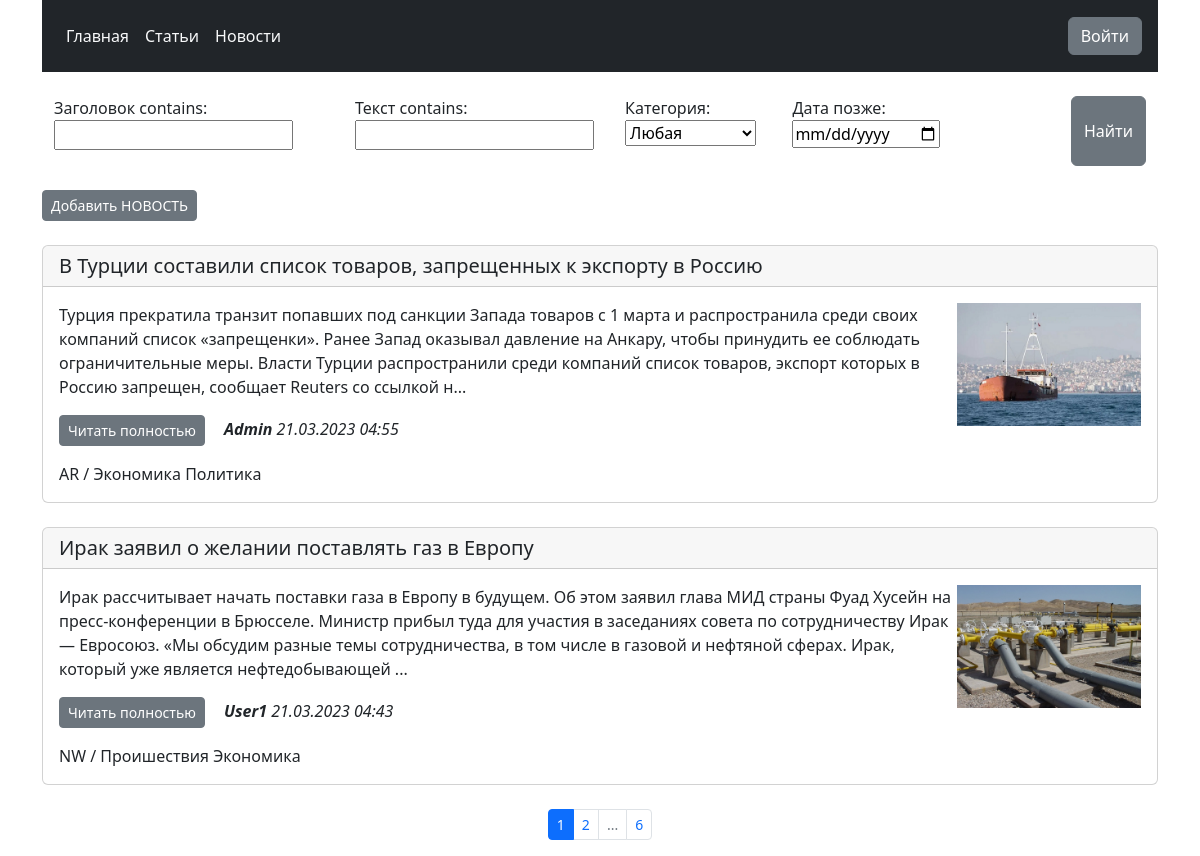
/posts/, run on the app's committed database.
### app/models.py (models this page shows, shortened)
class Post(models.Model):
    NEWS = 'NW'
    ARTICLE = 'AR'
    CATEGORY_CHOICES = ((NEWS, 'Новость'), (ARTICLE, 'Статья'))
    type_category = models.CharField(max_length=2, choices=CATEGORY_CHOICES, default=ARTICLE,
                                     verbose_name='Тип категории')
    post_title = models.CharField('Заголовок', max_length=128)
    post_text = models.TextField('Текст', max_length=2048)
    post_author = models.ForeignKey(Author, on_delete=models.CASCADE)
    post_category = models.ManyToManyField(Category, through='PostCategory', verbose_name='Категория')
    post_rating = models.SmallIntegerField(default=0)
    post_date = models.DateTimeField(auto_now_add=True, verbose_name='Дата создания')
    post_date_update = models.DateTimeField(auto_now=True, verbose_name='Дата изменения')
    post_photo = models.ImageField(upload_to="photos/%Y/%m/%d/", blank=True)
    class Meta:
        verbose_name = 'Пост'
        verbose_name_plural = 'Посты'
        ordering = ['-post_date', 'post_title']
    def preview(self):
        return self.post_text[0:350] + '...'
    def get_absolute_url(self):
        return reverse('post', kwargs={'post_id': self.pk})

class Author(models.Model):
    author_user = models.OneToOneField(User, on_delete=models.CASCADE)
    author_rating = models.SmallIntegerField(default=0)
    class Meta:
        verbose_name = 'Автор'
        verbose_name_plural = 'Авторы'

class Category(models.Model):
    name = models.CharField(max_length=64, unique=True, verbose_name='Категория')
    subscribers = models.ManyToManyField(User, related_name='category')
    def __str__(self):
        return self.name

### app/views.py (the view)
# urls.py: path('posts/', PostsList.as_view(), name='posts'),
class PostsList(ListView):
    model = Post
    template_name = 'posts.html'
    context_object_name = 'post'
    paginate_by = 2
    def get_queryset(self):
        queryset = super().get_queryset()
        self.filterset = PostFilter(self.request.GET, queryset)
        return self.filterset.qs
    def get_context_data(self, **kwargs):
        context = super().get_context_data(**kwargs)
        context['filterset'] = self.filterset
        return context

### app/templates/app/posts.html (shortened to what this page needs)
{% extends 'app/default.html' %}
{% load custom_filters %}
{% block content %}
<br>
<div class="container">
    <form class="d-flex" action="" method="get">
        {{ filterset.form.as_p }} ⠀⠀⠀⠀⠀ ⠀⠀⠀⠀⠀
        <button class="btn btn-secondary " type="submit">Найти</button>
    </form>
</div>
<br>
{% if request.path == '/articles/' %}
    <a href="{% url 'articles_create' %}" class="btn btn-secondary btn-sm">Добавить СТАТЬЮ</a>
{% else %}
    <a href="{% url 'news_create' %}" class="btn btn-secondary btn-sm">Добавить НОВОСТЬ</a>ㅤ
{% endif %}
<br>
{% for el in post %}
<br>
<div class="card">
    <h5 class="card-header">{{ el.post_title }}</h5>
    <div class="card-body">
        {% if el.post_photo %}
        <img src="{{el.post_photo.url}}" align="right" width="17%">
        {% endif %}
        <p class="card-text">{{ el.preview }}</p>
        <p> <a href="{{ el.get_absolute_url }}" class="btn btn-secondary btn-sm">Читать полностью</a>ㅤ
            <em><b>{{ el.post_author.author_user.username}} </b> {{ el.post_date|date:"d.m.Y H:i" }}</em></p>
        {{ el.type_category }} /
        {% for cat in el.post_category.all %}
        {{ cat.name }}
        {% endfor %}
    </div>
</div>
{% endfor %}
<br>
<nav aria-label="Page navigation example">
    <ul class="pagination justify-content-center">
        <ul class="pagination pagination-sm">
            {% for p in paginator.page_range %}
            {% if page_obj.number == p %}
            <li class="page-item active"><a class="page-link"><span class="sr-only">{{ p }}</span></a></li>
            {% elif p >= page_obj.number|add:-1 and p <= page_obj.number|add:1 %}
            <li class="page-item"><a class="page-link" href="?page={{ p }}">{{ p }}</a></li>
            {% endif %}
            {% endfor %}
            {% if page_obj.has_next %}
            <li class="page-item disabled"><a class="page-link">...</a></li>
            <li class="page-item"><a class="page-link" href="?page={{ page_obj.paginator.num_pages }}">{{page_obj.paginator.num_pages }}</a></li>
            {% endif %}
    </ul>
    </ul>
</nav>
{% endblock %}

### data on the page
Post: post_title "В Турции составили список товаров, запрещенных к экспорту в Россию", post_photo (picture), preview "Турция прекратила транзит попавших под санкции Запада товаров с 1 марта и распространила среди своих компаний список «запрещенки». Ранее Запад оказывал давление на Анкару, чтобы принудить ее соблюдать ограничительные меры. Власти Турции распространили среди компаний список товаров, экспорт которых в Россию запрещен, сообщает Reuters со ссылкой н...", post_author.author_user.username "Admin", post_date "21.03.2023 04:55", type_category "AR"
Category: name "Экономика"
Category: name "Политика"
Post: post_title "Ирак заявил о желании поставлять газ в Европу", post_photo (picture), preview "Ирак рассчитывает начать поставки газа в Европу в будущем. Об этом заявил глава МИД страны Фуад Хусейн на пресс-конференции в Брюсселе. Министр прибыл туда для участия в заседаниях совета по сотрудничеству Ирак — Евросоюз. «Мы обсудим разные темы сотрудничества, в том числе в газовой и нефтяной сферах. Ирак, который уже является нефтедобывающей ...", post_author.author_user.username "User1", post_date "21.03.2023 04:43", type_category "NW"
Category: name "Проишествия"

### other printed values
{{ p }} "1"
{{ p }} "2"
{{ page_obj.paginator.num_pages }} "6"
